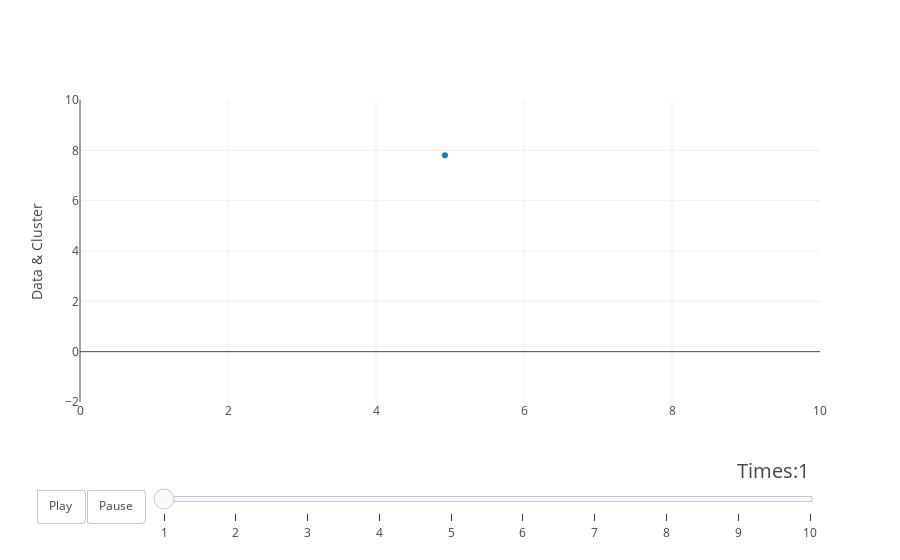

Here is the notebook cell this chart was saved with:
### Code cell
Times = list(np.arange(1, len(X)+1,1))

# make figure
figure = {
    'data': [],
    'layout': {},
    'frames': []
}

# fill in most of layout
figure['layout']['xaxis'] = {'range': [0, 10], 'title': ''}
figure['layout']['yaxis'] = {'range': [-2, 10],'title': 'Data & Cluster'}
figure['layout']['hovermode'] = 'closest'
figure['layout']['sliders'] = {
    'args': [
        'transition', {
            'duration': 400,
            'easing': 'cubic-in-out'
        }
    ],
    'initialValue': '1',
    'plotlycommand': 'animate',
    'values': Times,
    'visible': True
}

figure['layout']['updatemenus'] = [
    {
        'buttons': [
            {
                'args': [None, {'frame': {'duration': 500, 'redraw': False},
                         'fromcurrent': True, 'transition': {'duration': 300, 'easing': 'quadratic-in-out'}}],
                'label': 'Play',
                'method': 'animate'
            },
            {
                'args': [[None], {'frame': {'duration': 0, 'redraw': False}, 'mode': 'immediate',
                'transition': {'duration': 0}}],
                'label': 'Pause',
                'method': 'animate'
            }
        ],
        'direction': 'left',
        'pad': {'r': 10, 't': 87},
        'showactive': False,
        'type': 'buttons',
        'x': 0.1,
        'xanchor': 'right',
        'y': 0,
        'yanchor': 'top'
    }
]

sliders_dict = {
    'active': 0,
    'yanchor': 'top',
    'xanchor': 'left',
    'currentvalue': {
        'font': {'size': 20},
        'prefix': 'Times:',
        'visible': True,
        'xanchor': 'right'
    },
    'transition': {'duration': 300, 'easing': 'cubic-in-out'},
    'pad': {'b': 10, 't': 50},
    'len': 0.9,
    'x': 0.1,
    'y': 0,
    'steps': []
}

# make data
Time = 1
data_dict = {'x': list(X[:Time, 0]), 'y': list(X[:Time, 1]), 'mode': 'markers'}
figure['data'].append(data_dict)




# make frames
for Time in Times:
    frame = {'data': [], 'name': str(Time)}
    data_dict = {
            'x': list(X[0:Time, 0]),
            'y': list(X[0:Time, 1]),
            'mode': 'markers',
    }
    frame['data'].append(data_dict)
    figure['frames'].append(frame)
    
    slider_step = {'args': [
        [year],
        {'frame': {'duration': 300, 'redraw': False},
         'mode': 'immediate',
       'transition': {'duration': 300}}
    ],
    'label': Time,
    'method': 'animate'}
    sliders_dict['steps'].append(slider_step)

    
figure['layout']['sliders'] = [sliders_dict]

iplot(figure)

### Figure 1 — Plotly figure (JSON) as saved in the notebook; plotly's stock layout.template omitted (floating-point values rounded to 4 significant figures)
{"data": [{"mode": "markers", "x": [4.932], "y": [7.802]}], "layout": {"hovermode": "closest", "sliders": [{"active": 0, "currentvalue": {"font": {"size": 20}, "prefix": "Times:", "visible": true, "xanchor": "right"}, "len": 0.9, "pad": {"b": 10, "t": 50}, "steps": [{"args": [["2007"], {"frame": {"duration": 300, "redraw": false}, "mode": "immediate", "transition": {"duration": 300}}], "label": 1, "method": "animate"}, {"args": [["2007"], {"frame": {"duration": 300, "redraw": false}, "mode": "immediate", "transition": {"duration": 300}}], "label": 2, "method": "animate"}, {"args": [["2007"], {"frame": {"duration": 300, "redraw": false}, "mode": "immediate", "transition": {"duration": 300}}], "label": 3, "method": "animate"}, {"args": [["2007"], {"frame": {"duration": 300, "redraw": false}, "mode": "immediate", "transition": {"duration": 300}}], "label": 4, "method": "animate"}, {"args": [["2007"], {"frame": {"duration": 300, "redraw": false}, "mode": "immediate", "transition": {"duration": 300}}], "label": 5, "method": "animate"}, {"args": [["2007"], {"frame": {"duration": 300, "redraw": false}, "mode": "immediate", "transition": {"duration": 300}}], "label": 6, "method": "animate"}, {"args": [["2007"], {"frame": {"duration": 300, "redraw": false}, "mode": "immediate", "transition": {"duration": 300}}], "label": 7, "method": "animate"}, {"args": [["2007"], {"frame": {"duration": 300, "redraw": false}, "mode": "immediate", "transition": {"duration": 300}}], "label": 8, "method": "animate"}, {"args": [["2007"], {"frame": {"duration": 300, "redraw": false}, "mode": "immediate", "transition": {"duration": 300}}], "label": 9, "method": "animate"}, {"args": [["2007"], {"frame": {"duration": 300, "redraw": false}, "mode": "immediate", "transition": {"duration": 300}}], "label": 10, "method": "animate"}], "transition": {"duration": 300, "easing": "cubic-in-out"}, "x": 0.1, "xanchor": "left", "y": 0, "yanchor": "top"}], "updatemenus": [{"buttons": [{"args": [null, {"frame": {"duration": 500, "redraw": false}, "fromcurrent": true, "transition": {"duration": 300, "easing": "quadratic-in-out"}}], "label": "Play", "method": "animate"}, {"args": [[null], {"frame": {"duration": 0, "redraw": false}, "mode": "immediate", "transition": {"duration": 0}}], "label": "Pause", "method": "animate"}], "direction": "left", "pad": {"r": 10, "t": 87}, "showactive": false, "type": "buttons", "x": 0.1, "xanchor": "right", "y": 0, "yanchor": "top"}], "xaxis": {"range": [0, 10], "title": ""}, "yaxis": {"range": [-2, 10], "title": "Data & Cluster"}}}
